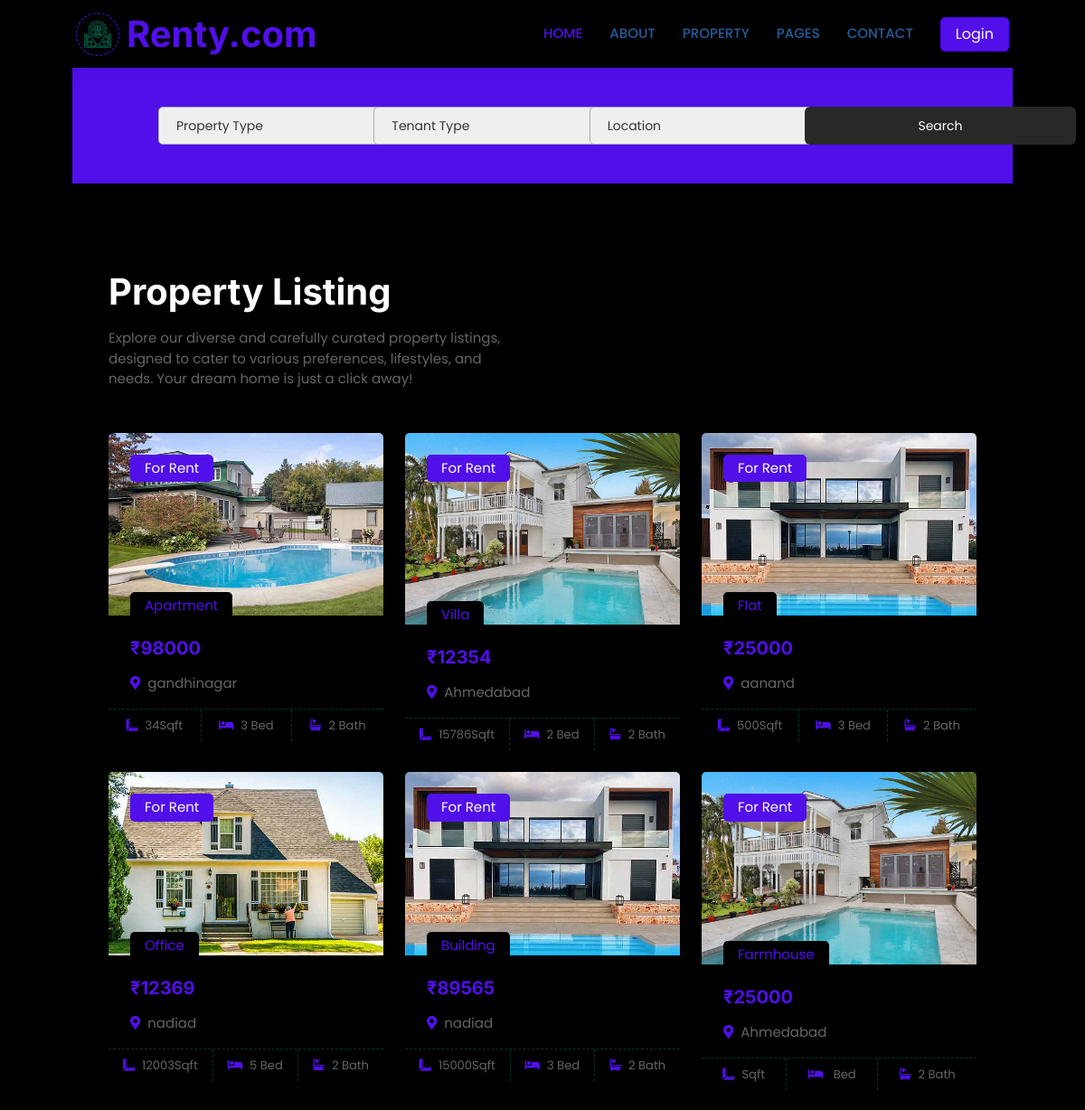
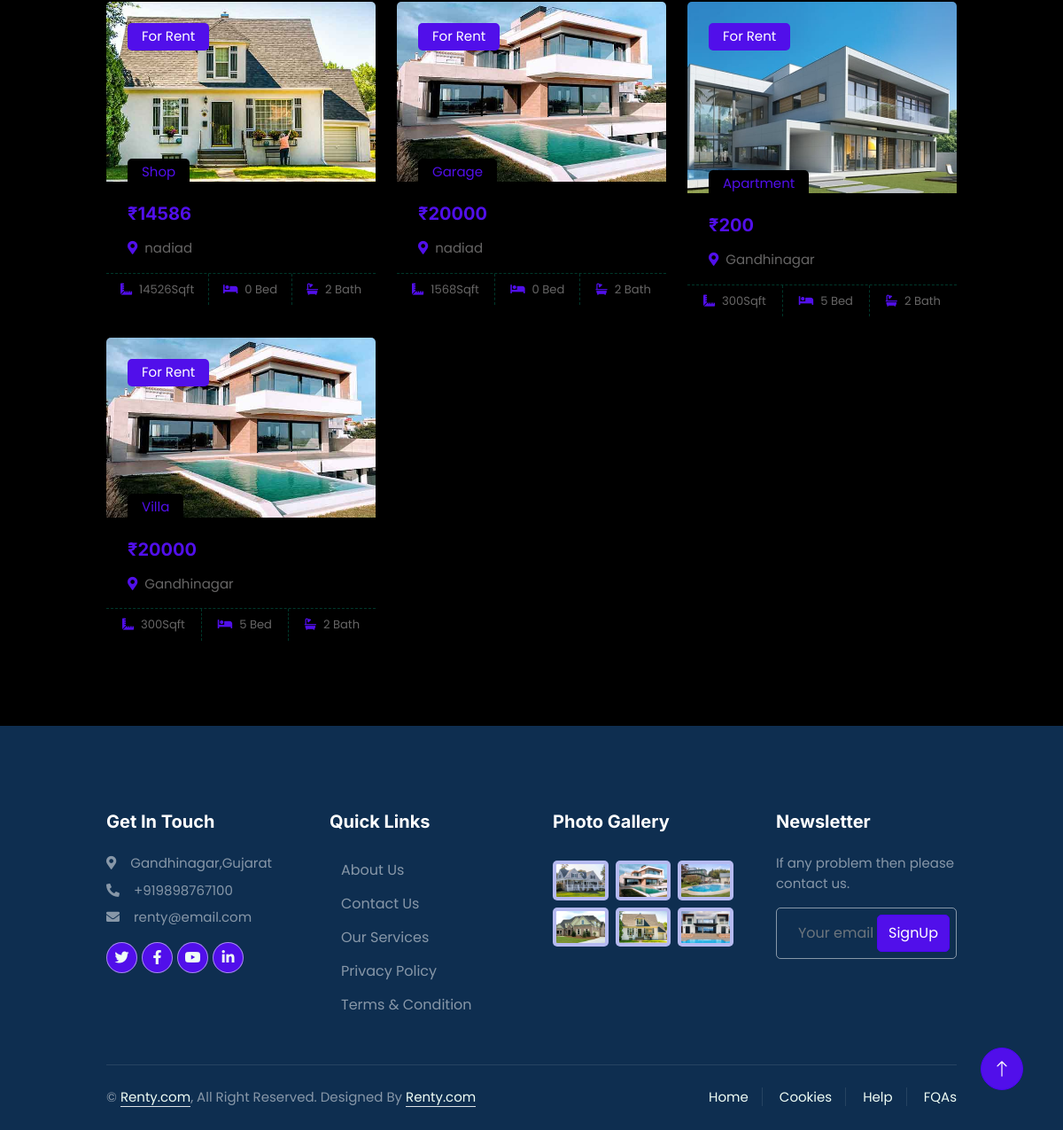
Screenshot of /properties with the database file from the repository (2 pictures, top to bottom).
### renty/models.py (models this page shows, shortened)
class Property_Details(models.Model):
    fullname = models.CharField( max_length=100,null=False,blank=False)
    dob = models.DateField( max_length=100,null=False,blank=False)
    email = models.CharField( max_length=100,null=False,blank=False)
    mob_number = models.CharField( max_length=100,null=False,blank=False)
    gender = models.CharField( max_length=100,null=False,blank=False)
    Occupation = models.CharField( max_length=100,null=False,blank=False)
    id_type = models.CharField( max_length=100,null=False,blank=False)
    id_num = models.CharField( max_length=100,null=False,blank=False)
    issue_auth = models.CharField( max_length=100,null=False,blank=False)
    issue_state = models.CharField( max_length=100,null=False,blank=False)
    issue_date = models.DateField( max_length=100,null=False,blank=False)
    exp_date = models.DateField( max_length=100,null=False,blank=False)
    price = models.CharField( max_length=100,null=False,blank=False)
    prop_type = models.CharField( max_length=100,null=False,blank=False)
    bedroom_no = models.CharField( max_length=100,null=False,blank=False)
    floors = models.CharField( max_length=100,null=False,blank=False)
    area = models.CharField( max_length=100,null=False,blank=False)
    address = models.CharField( max_length=100,null=False,blank=False)
    tenant_type = models.CharField( max_length=100,null=False,blank=False)
    prop_img1 = models.ImageField(null=True, blank=True, upload_to='property')
    city = models.CharField( max_length=100,null=True,blank=False)

### renty/views.py (the view)
# urls.py: path("properties",views.all_prop,name='all_property'),
def all_prop(request):
    prop_list = Property_Details.objects.all()
    return render(request,"property_listing.html",{'prop_list':prop_list})

### renty/templates/property_listing.html (shortened to what this page needs)
{% load static %}
<!DOCTYPE html>
<html lang="en">
<head>
    <link rel="stylesheet" href="https://cdnjs.cloudflare.com/ajax/libs/font-awesome/6.4.0/css/all.min.css" />
    <link rel="stylesheet" href="https://cdnjs.cloudflare.com/ajax/libs/font-awesome/6.4.0/css/all.min.css"
 />
    <link href="https://cdnjs.cloudflare.com/ajax/libs/font-awesome/5.10.0/css/all.min.css" rel="stylesheet">
    <link href="https://cdn.jsdelivr.net/npm/bootstrap-icons@1.4.1/font/bootstrap-icons.css" rel="stylesheet">
    <link href="{% static 'lib/animate/animate.min.css' %}" rel="stylesheet">
    <link href="{% static 'lib/owlcarousel/assets/owl.carousel.min.css' %}" rel="stylesheet">
    <link href="{% static 'css/bootstrap.min.css' %}" rel="stylesheet">
    <link href="{% static 'css/style4.css' %}" rel="stylesheet">
</head>
<body>
    <div class="container-xxl bg-white p-0">
        <div class="container-fluid nav-bar bg-transparent">
            <nav class="navbar navbar-expand-lg bg-white navbar-light py-0 px-4">
                <a href="/" class="navbar-brand d-flex align-items-center text-center">
                    <div class="icon p-2 me-2">
                        <img class="img-fluid" src="{% static 'img\icon-housing.png' %}" alt="Icon"
                            style="width: 30px; height: 30px;">
                    </div>
                    <h1 class="m-0 text-primary">Renty.com</h1>
                </a>
                <div class="collapse navbar-collapse" id="navbarCollapse">
                    <div class="navbar-nav ms-auto">
                        <a href="/" class="nav-item nav-link active">Home</a>
                        <a href="/#developer" class="nav-item nav-link">About</a>
                        <div class="nav-item dropdown">
                            <a href="#" class="nav-link " data-bs-toggle="dropdown">Property</a>
                        </div>
                        <div class="nav-item dropdown">
                            <a href="#" class="nav-link " data-bs-toggle="dropdown">Pages</a>
                        </div>
                        <a href="{% url "conpage" %}" class="nav-item nav-link">Contact</a>
                    </div>
                    {% if request.user.is_authenticated %}
                    <div class="profile-dropdown">
                        <div onclick="toggle()"     class="user-info d-flex align-items-center">
                            <div class="profile-img">
                                <i class="fa-solid fa-circle"><img src="{{request.user.profile.image.url}}"></i>
                            </div>
                            <span>{{request.user}}
                                <i class="fa-solid fa-angle-down"></i>
                            </span>
                        </div>
                        <ul class="profile-dropdown-list">
                            <li class="profile-dropdown-list-item">
                                <a href="{% url "addprop_page" %}">
                                    <i class="fa-solid fa-sliders"></i>
                                    Add Properties
                                </a>
                            </li>
                            <li class="profile-dropdown-list-item">
                                <a href="{% url "conpage" %}">
                                    <i class="fa-regular fa-circle-question"></i>
                                    Help & Support
                                </a>
                            </li>
                            <hr />
                            <li class="profile-dropdown-list-item">
                                <a href="{% url "user_logout" %}">
                                    <i class="fa-solid fa-arrow-right-from-bracket"></i>
                                    Log out
                                </a>
                            </li>
                        </ul>
                    </div>
                        {% comment %} <a href="{% url 'user_logout' %}" class="btn btn-primary px-3 d-none d-lg-flex">Logout</a> {% endcomment %}
                    {% else %}
                        <a href="{% url 'user_login' %}" class="btn btn-primary px-3 d-none d-lg-flex">Login</a>
                    {% endif %}
                </div>
            </nav>
        </div>
       <form method="post" action="{% url "searched_prop" %}">
        <div class="container-fluid bg-primary mb-5 wow fadeIn" data-wow-delay="0.1s" style="padding: 35px;">
            <div class="container">
                <div class="row g-2">
                    <div class="col-md-10">
                        <div class="row g-2">
                             <div class="col-md-4">
                                <select name="prop_type" class="input-fieldsearch-formsearch">
                                    <option selected>Property Type</option>
                                </select>
                            </div>
                            <div class="col-md-4">
                                <select name="tenant_type" class="input-fieldsearch-formsearch">
                                    <option selected>Tenant Type</option>
                                </select>
                            </div>
                             <div class="col-md-4">
                                <select name="location" class="input-fieldsearch-formsearch">
                                    <option selected>Location</option>
                                </select>
                            </div>
                        </div>
                    </div>
                    <div class="col-md-2">
                        <button type="submit" class="btnsearchlist">Search</button>
                    </div>
                </div>
            </div>
        </div>
    </form>
        <div class="container-xxl py-5" id="propertylist">
            <div class="container">
                <div class="row g-0 gx-5 align-items-end">
                    <div class="col-lg-6">
                        <div class="text-start mx-auto mb-5 wow slideInLeft" data-wow-delay="0.1s">
                            <h1 class="mb-3">Property Listing</h1>
                            <p>Explore our diverse and carefully
                                curated property listings, designed to cater to various preferences, lifestyles, and
                                needs. Your dream home is just a click away!</p>
                        </div>
                    </div>
                </div>
                <div class="tab-content">
                    <div id="tab-1" class="tab-pane fade show p-0 active">
                        <div class="row g-4">
                            {% for property in prop_list %}
                            <div class="col-lg-4 col-md-6 wow fadeInUp" data-wow-delay="0.1s">
                                <div class="property-item rounded overflow-hidden">
                                    <div class="position-relative overflow-hidden">
                                        <a href="{% url "property_details" property.id %}"><img class="img-fluid" src="{{property.prop_img1.url}}" alt=""></a>
                                        <div
                                            class="bg-primary rounded text-white position-absolute start-0 top-0 m-4 py-1 px-3">
                                            For Rent</div>
                                        <div
                                            class="bg-white rounded-top text-primary position-absolute start-0 bottom-0 mx-4 pt-1 px-3">
                                            {{property.prop_type}}</div>
                                    </div>
                                    <div class="p-4 pb-0">
                                        <h5 class="text-primary mb-3">₹{{property.price}}</h5>
                                        <p><i class="fa fa-map-marker-alt text-primary me-2"></i>{{property.city}}</p>
                                    </div>
                                    <div class="d-flex border-top">
                                        <small class="flex-fill text-center border-end py-2"><i
                                                class="fa fa-ruler-combined text-primary me-2"></i>{{property.area }}Sqft</small>
                                        <small class="flex-fill text-center border-end py-2"><i
                                                class="fa fa-bed text-primary me-2"></i>{{property.bedroom_no}} Bed</small>
                                        <small class="flex-fill text-center py-2"><i
                                                class="fa fa-bath text-primary me-2"></i>2 Bath</small>
                                    </div>
                                </div>
                            </div>
                            {% endfor %}
                        </div>
                    </div>
                </div>
            </div>
        </div>
        <div class="container-fluid bg-dark text-white-50 footer pt-5 mt-5 wow fadeIn" data-wow-delay="0.1s">
            <div class="container py-5">
                <div class="row g-5">
                    <div class="col-lg-3 col-md-6">
                        <h5 class="text-white mb-4">Get In Touch</h5>
                        <p class="mb-2"><i class="fa fa-map-marker-alt me-3"></i>Gandhinagar,Gujarat</p>
                        <p class="mb-2"><i class="fa fa-phone-alt me-3"></i>+919898767100</p>
                        <p class="mb-2"><i class="fa fa-envelope me-3"></i>renty@email.com</p>
                        <div class="d-flex pt-2">
                            <a class="btn btn-outline-light btn-social" href=""><i class="fab fa-twitter"></i></a>
                            <a class="btn btn-outline-light btn-social" href=""><i class="fab fa-facebook-f"></i></a>
                            <a class="btn btn-outline-light btn-social" href=""><i class="fab fa-youtube"></i></a>
                            <a class="btn btn-outline-light btn-social" href=""><i class="fab fa-linkedin-in"></i></a>
                        </div>
                    </div>
                    <div class="col-lg-3 col-md-6">
                        <h5 class="text-white mb-4">Quick Links</h5>
                        <a class="bttn btn-link text-white-50" href="">About Us</a>
                        <a class="bttn btn-link text-white-50" href="contact.html">Contact
                            Us</a>
                        <a class="bttn btn-link text-white-50" href="">Our Services</a>
                        <a class="bttn btn-link text-white-50" href="">Privacy Policy</a>
                        <a class="bttn btn-link text-white-50" href="">Terms & Condition</a>
                    </div>
                    <div class="col-lg-3 col-md-6">
                        <h5 class="text-white mb-4">Photo Gallery</h5>
                        <div class="row g-2 pt-2">
                            <div class="col-4">
                                <img class="img-fluid rounded bg-light p-1" src="{% static "img/property-1.jpg" %}" alt="">
                            </div>
                            <div class="col-4">
                                <img class="img-fluid rounded bg-light p-1" src="{% static "img/property-2.jpg" %}" alt="">
                            </div>
                            <div class="col-4">
                                <img class="img-fluid rounded bg-light p-1" src="{% static "img/property-3.jpg" %}" alt="">
                            </div>
                            <div class="col-4">
                                <img class="img-fluid rounded bg-light p-1" src="{% static "img/property-4.jpg" %}" alt="">
                            </div>
                            <div class="col-4">
                                <img class="img-fluid rounded bg-light p-1" src="{% static "img/property-5.jpg" %}" alt="">
                            </div>
                            <div class="col-4">
                                <img class="img-fluid rounded bg-light p-1" src="{% static "img/property-6.jpg" %}" alt="">
                            </div>
                        </div>
                    </div>
                    <div class="col-lg-3 col-md-6">
                        <h5 class="text-white mb-4">Newsletter</h5>
                        <p>If any problem then please contact us.</p>
                        <div class="position-relative mx-auto" style="max-width: 400px;">
                            <input class="form-control bg-transparent w-100 py-3 ps-4 pe-5" type="text"
                                placeholder="Your email">
                            <button type="button"
                                class="btn btn-primary py-2 position-absolute top-0 end-0 mt-2 me-2">SignUp</button>
                        </div>
                    </div>
                </div>
            </div>
            <div class="container">
                <div class="copyright">
                    <div class="row">
                        <div class="col-md-6 text-center text-md-start mb-3 mb-md-0">
                            &copy; <a class="border-bottom" href="/">Renty.com</a>, All Right Reserved.
                            Designed By <a class="border-bottom" href="/">Renty.com</a>
                        </div>
                        <div class="col-md-6 text-center text-md-end">
                            <div class="footer-menu">
                                <a href="/">Home</a>
                                <a href="">Cookies</a>
                                <a href="/contact">Help</a>
                                <a href="">FQAs</a>
                            </div>
                        </div>
                    </div>
                </div>
            </div>
        </div>
        <a href="#" class="btn btn-lg btn-primary btn-lg-square back-to-top"><i class="bi bi-arrow-up"></i></a>
    </div>
</body>
</html>

### rows the page displays
Property_Details: prop_img1 (picture), prop_type "Apartment", price "98000", city "gandhinagar", area "34", bedroom_no "3"
Property_Details: prop_img1 (picture), prop_type "Villa", price "12354", city "Ahmedabad", area "15786", bedroom_no "2"
Property_Details: prop_img1 (picture), prop_type "Flat", price "25000", city "aanand", area "500", bedroom_no "3"
Property_Details: prop_img1 (picture), prop_type "Office", price "12369", city "nadiad", area "12003", bedroom_no "5"
Property_Details: prop_img1 (picture), prop_type "Building", price "89565", city "nadiad", area "15000", bedroom_no "3"
Property_Details: prop_img1 (picture), prop_type "Farmhouse", price "25000", city "Ahmedabad"
Property_Details: prop_img1 (picture), prop_type "Shop", price "14586", city "nadiad", area "14526", bedroom_no "0"
Property_Details: prop_img1 (picture), prop_type "Garage", price "20000", city "nadiad", area "1568", bedroom_no "0"
Property_Details: prop_img1 (picture), prop_type "Apartment", price "200", city "Gandhinagar", area "300", bedroom_no "5"
Property_Details: prop_img1 (picture), prop_type "Villa", price "20000", city "Gandhinagar", area "300", bedroom_no "5"
